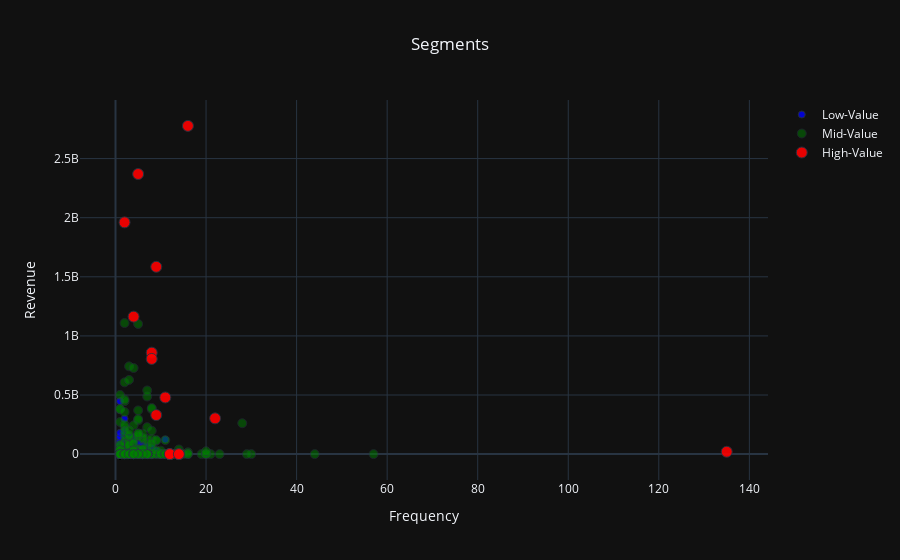

The cell this chart's notebook holds for it:
### Code cell
#A scatter plot of Revenue verses Frequency
import plotly.graph_objs as go 
ctm_graph = ctm_dt


plot_data = [
    go.Scatter(
        x=ctm_graph.query("Segment == 'Low-Value'")['Frequency'],
        y=ctm_graph.query("Segment == 'Low-Value'")['Sales'],
        mode='markers',
        name='Low-Value',
        marker=dict(
            size=7,
            line=dict(width=1),
            color='blue',
            opacity=0.8
           )
    ),
        
    go.Scatter(
        x=ctm_graph.query("Segment == 'Mid-Value'")['Frequency'],
        y=ctm_graph.query("Segment == 'Mid-Value'")['Sales'],
        mode='markers',
        name='Mid-Value',
        marker=dict(
            size=9,
            line=dict(width=1),
            color='green',
            opacity=0.5
           )
    ),
        
    go.Scatter(
        x=ctm_graph.query("Segment == 'High-Value'")['Frequency'],
        y=ctm_graph.query("Segment == 'High-Value'")['Sales'],
        mode='markers',
        name='High-Value',
        marker=dict(
            size=11,
            line=dict(width=1),
            color='red',
            opacity=0.9
           )
    ),
]

plot_layout = go.Layout(
        yaxis= {'title': "Revenue"},
        xaxis= {'title': "Frequency"},
        title='Segments', 
        title_x = 0.5, 
        template="plotly_dark"
    )

fig = go.Figure(
        data=plot_data, 
        layout=plot_layout
    )

#pyoff.iplot(fig)
fig.show(config={'displaylogo': False})

### Figure 1 — Plotly figure (JSON) as saved in the notebook; plotly's stock layout.template omitted (floating-point values rounded to 4 significant figures; data arrays with more than 128 entries replaced by an {"elided": "..."} marker saying what was removed)
{"data": [{"marker": {"color": "blue", "line": {"width": 1}, "opacity": 0.8, "size": 7}, "mode": "markers", "name": "Low-Value", "type": "scatter", "x": {"elided": "16473 int values"}, "y": {"elided": "16473 int values"}}, {"marker": {"color": "green", "line": {"width": 1}, "opacity": 0.5, "size": 9}, "mode": "markers", "name": "Mid-Value", "type": "scatter", "x": {"elided": "530 int values"}, "y": {"elided": "530 int values"}}, {"marker": {"color": "red", "line": {"width": 1}, "opacity": 0.9, "size": 11}, "mode": "markers", "name": "High-Value", "type": "scatter", "x": [8, 2, 5, 14, 12, 12, 12, 14, 11, 9, 22, 4, 9, 8, 16, 135], "y": [858280000, 1960550000, 2369500000, 0, 0, 0, 0, 0, 479280000, 330240000, 302580000, 1162990000, 1584630000, 805100000, 2776680000, 19980000]}], "layout": {"title": {"text": "Segments", "x": 0.5}, "xaxis": {"title": {"text": "Frequency"}}, "yaxis": {"title": {"text": "Revenue"}}}}
